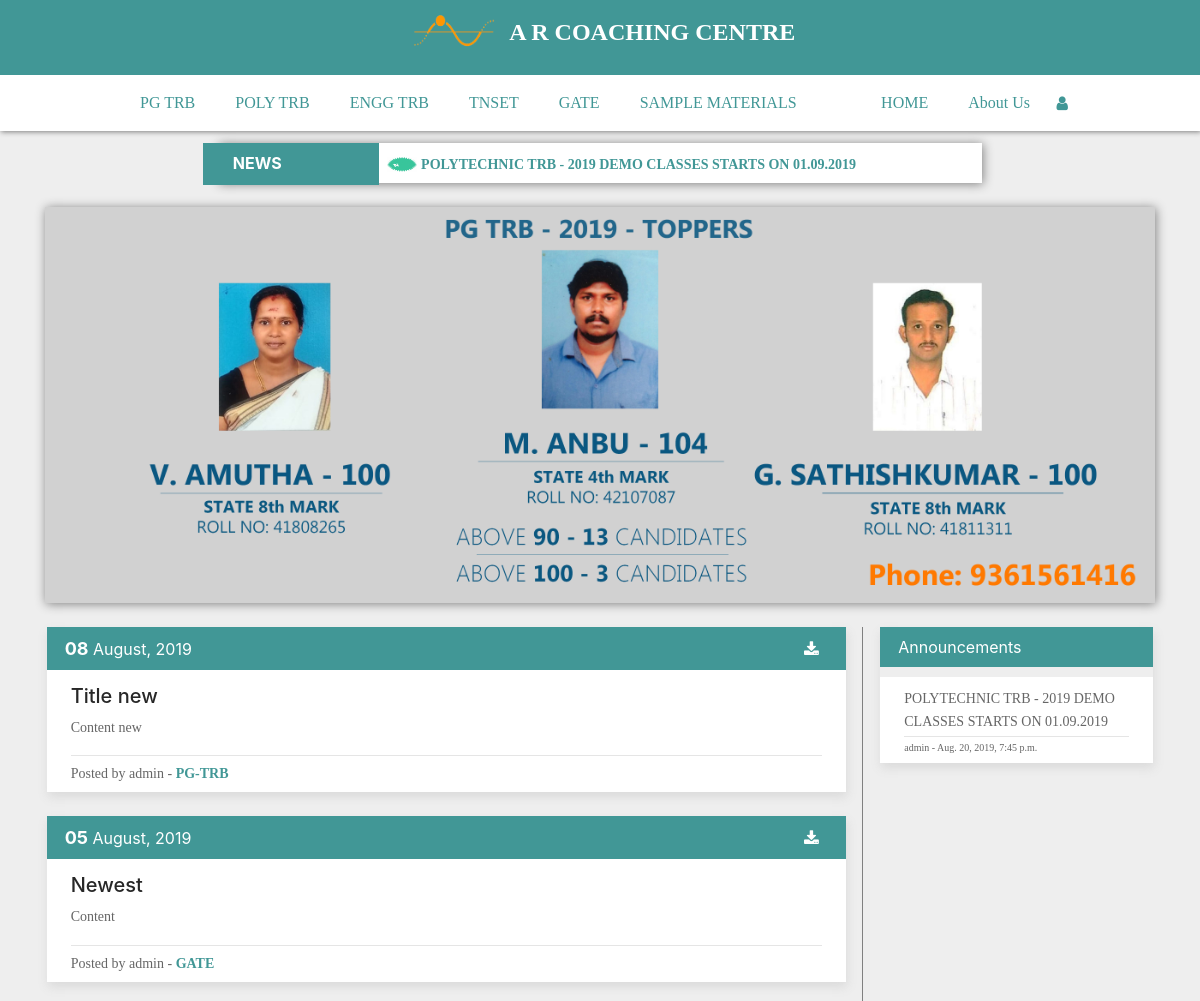
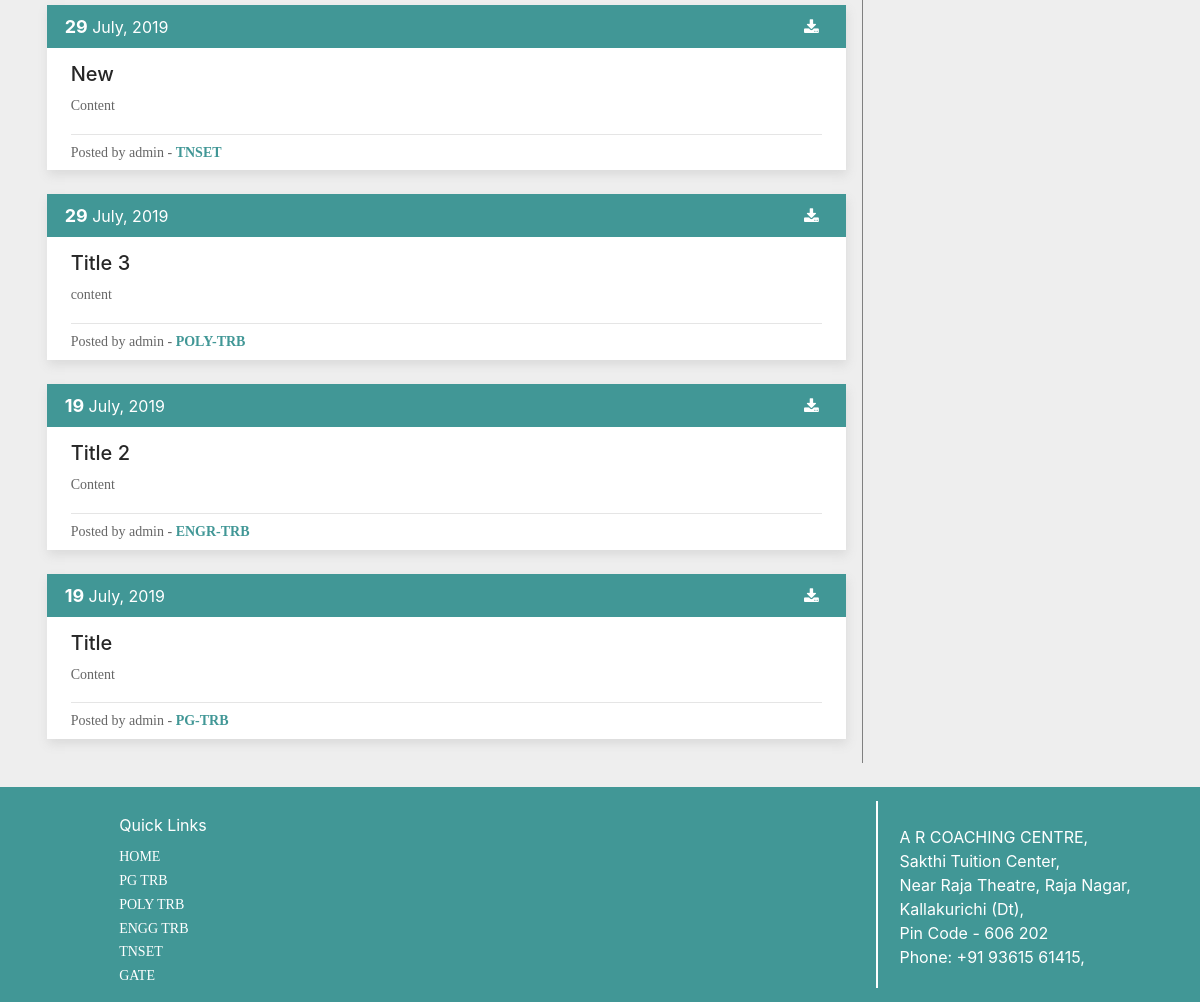
The page / on the database its author committed (2 pictures, top to bottom).
### blog/models.py (models this page shows, shortened)
class Announcement(models.Model):
	announcement = models.TextField(max_length=500)
	time = models.DateTimeField(default=timezone.now)
	author = models.ForeignKey(User, on_delete=models.CASCADE)

class Post(models.Model):
	CHOICES=(('PG TRB','PG TRB'),('POLY TRB','POLY TRB'),('ENGG TRB','ENGR TRB'),('TNSET','TNSET'),('GATE','GATE'),('SAMPLE MATERIALS','SAMPLE MATERIALS'))
	title = models.CharField(max_length=255)
	content = RichTextField()
	date_posted = models.DateTimeField(default=timezone.now)
	author = models.ForeignKey(User, on_delete=models.CASCADE)
	tag =  models.CharField(max_length=255, choices=CHOICES, null=False)
	link = models.CharField(max_length=255, blank=True)

### blog/views.py (the view)
# urls.py: path('', views.content, name="content"),
def content(request):
    context={
        'posts': Post.objects.all().exclude(tag='SAMPLE MATERIALS').order_by('date_posted'),
        'announces': Announcement.objects.all().order_by('-id')[:7]
       }
    return render(request, 'blog/content.html',context)

### blog/templates/blog/content.html (shortened to what this page needs)
{% extends "blog/base.html" %}
{% block content%}
<div>
    <img src="/static/img/banner1.jpg" width="100%" style="box-shadow: 1px 1px 10px grey">
</div>
<br>
<div class="row">
    <div class="left">
        {% for Post in posts reversed %}
        <div class="post-body">
            <div class="post-head">
                <div>
                        <b style="font-size: 18px">{{Post.date_posted|date:"d"}}</b>
                        <c style="margin-top: 3%">{{Post.date_posted|date:"F, Y"}}</c>
                        <a href="http://{{Post.link}}" class="fa fa-download" style="color: white; float: right; padding-top: 6px"></a>
                </div>
            </div>
            <div class="post-content">
                <h5 style="color: rgb(39, 39, 39)">{{Post.title}}</h5>
                {{Post.content|safe}}
            </div>
            <div class="post-sub" style="padding: 6px 24px">
                <p style="margin: 0">Posted by {{Post.author}} - <b style="color: rgb(65, 151, 150)">{{Post.tag}}</b></p>
            </div>
        </div><br>
        {% endfor %}
    </div>
    <div class="right">
        <div class="post-body">
            <div class="post-head">Announcements</div>
            {% for Announce in announces %}
            <div class="post-content" style="margin-top: 10px; padding-top: 10px; padding-bottom: 0px">
                <p style="margin-bottom: 0">{{Announce.announcement}}</p>
                <hr style="margin-top: 2;margin-bottom: 2">
                <p style="font-size: 10px; padding-bottom: 7;">{{Announce.author}} - {{Announce.time}}</p>
            </div>
            {% endfor %}
        </div>
    </div>
</div><br>
{% endblock content%}

### blog/templates/blog/base.html (shortened to what this page needs)
{% load static %}
<html lang="en">
<head>
    <link rel="stylesheet" type="text/css" href="{% static 'css/main.css' %}">
    <link rel="stylesheet" type="text/css" href="{% static 'css/login.css' %}">
    <link rel="stylesheet" type="text/css" href="{% static 'css/util.css' %}">
    <link rel="stylesheet" href="https://cdnjs.cloudflare.com/ajax/libs/font-awesome/4.7.0/css/font-awesome.min.css">
    <link rel="stylesheet" href="https://maxcdn.bootstrapcdn.com/bootstrap/4.0.0/css/bootstrap.min.css">
</head>
<body style="background-color: rgb(238, 238, 238)">
    <nav style="text-align: center; padding: 1%; height: 75px; float: left">
        <img src="/static/img/logo-head.png" alt="" height="50" width="100"style="border-radius: 5px; margin-top: -10px">
        <a href="{% url 'content' %}" style="text-decoration: none"><b style="color: white; font-size: 24px; padding-top: 2%">A R COACHING CENTRE</b></a>
    </nav>
    <nav style="background-color: white; box-shadow: 1px 1px 5px grey">
        <ul>
            <li><a href="{% url 'pgtrb' %}" style="color: rgb(65, 151, 150)">PG TRB</a></li>
            <li><a href="{% url 'polytrb' %}" style="color: rgb(65, 151, 150)">POLY TRB</a></li>
            <li><a href="{% url 'engrtrb' %}" style="color: rgb(65, 151, 150)">ENGG TRB</a></li>
            <li><a href="{% url 'tnset' %}" style="color: rgb(65, 151, 150)">TNSET</a></li>
            <li><a href="{% url 'gate' %}" style="color: rgb(65, 151, 150)">GATE</a></li>
            <li><a href="{% url 'sample' %}" style="color: rgb(65, 151, 150)">SAMPLE MATERIALS</a></li>
            {% if not user.is_authenticated %}
            <li style="float: right; padding-top: 3px; margin-left: -10px"><a href="{% url 'login' %}" class="fa fa-user" style="color: rgb(65, 151, 150)"></a></li>
            {% endif %}
            <li style="float: right"><a href="{% url 'about' %}" style="color: rgb(65, 151, 150)">About Us</a></li>
            <li style="float: right"><a href="{% url 'content' %}" style="color: rgb(65, 151, 150)">HOME</a></li>
        </ul>
    </nav>
    <div style="padding: 1%">
    <div style="background-color: white; margin: auto; width: 65%; box-shadow: 1px 1px 10px grey">
        <div class="row" style="width: 100%; height: 40px">
            <div class="left" style="width: 23%; background-color: rgb(65, 151, 150); padding: 8px; padding-left: 30px">
                <b style="color: white">NEWS</b>
            </div>
            <div class="right" style="width: 77%; border-left: white; padding: 8px">
                <marquee direction="left">
                    {% for Announce in announces %}
                    <img src="/static/img/new.gif" height=15 width=30>
                    <a style="font-size: 14px; color: rgb(65, 151, 150)"><b>{{Announce.announcement}}</b></a>
                    {% endfor %}
                </marquee>
            </div>
        </div>
    </div>
    </div>
    <div class="container" style="margin-top: -1%">
        <br>
        {% block content %}
        {% endblock content %}
    </div>
    <footer style="height: 215px">
        <div class="row">
            <div class="left" style="text-align: left; padding-left: 10%; padding-top: 1%">
                <label style="color: white">Quick Links</label><br>
                <a style="color: white" href="{% url 'content' %}">HOME</a><br>
                <a style="color: white" href="{% url 'pgtrb' %}">PG TRB</a><br>
                <a style="color: white" href="{% url 'polytrb' %}">POLY TRB</a><br>
                <a style="color: white" href="{% url 'engrtrb' %}">ENGG TRB</a><br>
                <a style="color: white" href="{% url 'tnset' %}">TNSET</a><br>
                <a style="color: white" href="{% url 'gate' %}">GATE</a>
                <br>
            </div>
            <div class="right" style="border-left: 2px solid white; text-align: left">
                <div style="padding-left: 3%"><br>
                    A R COACHING CENTRE,<br>
                    Sakthi Tuition Center,<br>
                    Near Raja Theatre, Raja Nagar,<br>
                    Kallakurichi (Dt),<br>
                    Pin Code - 606 202<br>
                    Phone: +91 93615 61415,
                </div>
            </div>
        </div>
    </footer>
</body>
</html>

### blog/static/css/main.css (style rules this page uses)
nav { overflow: hidden; list-style-type: none; display: block; background-color: rgb(65, 151, 150); text-decoration: none; color: white; width: 100%; height: 56px; }
ul { list-style-type: none; margin: 0; padding: 0 10%; overflow: hidden; width: 100%; }
li { float: left; }
li a { display: inline-block; color: rgb(65, 151, 150); text-align: center; padding: 14px 20px; text-decoration: none; font-size: 16px; }
footer { padding: 14px; text-align: center; background-color: rgb(65, 151, 150); color: white; width: 100%; }
.left { width: 73%; }
.right { width: 26%; border-left: 1px solid grey; padding-left: 1%; }
.post-body { float: auto; box-shadow: 1px 5px 10px rgb(218, 218, 218); margin: 0 2% }
.post-head { background-color: rgb(65, 151, 150); width: 100%; padding: 8px 18px; color: white; }
.post-content { background-color: white; width: 100%; padding: 14px 24px; color: black; padding-bottom: 0px }
.post-sub { background-color: white; width: 100%; padding: 14px 24px; color: black; font-size: 13px }
.fa { padding: 16.5px; font-size: 19.33px; width: 40px; text-align: center; text-decoration: none; border-radius: 50%; color: white; }

### blog/static/css/login.css (style rules this page uses)
* { margin: 0px; padding: 0px; box-sizing: border-box; }
body, html { height: 100%; font-family: OpenSans-Regular, sans-serif; }
a { font-family: OpenSans-Regular; font-size: 14px; line-height: 1.7; color: #666666; margin: 0px; transition: all 0.4s; -webkit-transition: all 0.4s; -o-transition: all 0.4s; -moz-transition: all 0.4s; }
h1,h2,h3,h4,h5,h6 { margin: 0px; }
p { font-family: OpenSans-Regular; font-size: 14px; line-height: 1.7; color: #666666; margin: 0px; }
ul, li { margin: 0px; list-style-type: none; }
label { display: block; margin: 0; }

### rows shown on the page
Announcement: announcement "POLYTECHNIC TRB - 2019 DEMO CLASSES STARTS ON 01.09.2019", author "admin", time "Aug. 20, 2019, 7:45 p.m."
Post: date_posted "08", date_posted "August, 2019", title "Title new", content "Content new", author "admin", tag "PG-TRB"
Post: date_posted "05", date_posted "August, 2019", title "Newest", content "Content", author "admin", tag "GATE"
Post: date_posted "29", date_posted "July, 2019", title "New", content "Content", author "admin", tag "TNSET"
Post: date_posted "29", date_posted "July, 2019", title "Title 3", content "content", author "admin", tag "POLY-TRB"
Post: date_posted "19", date_posted "July, 2019", title "Title 2", content "Content", author "admin", tag "ENGR-TRB"
Post: date_posted "19", date_posted "July, 2019", title "Title", content "Content", author "admin", tag "PG-TRB"
